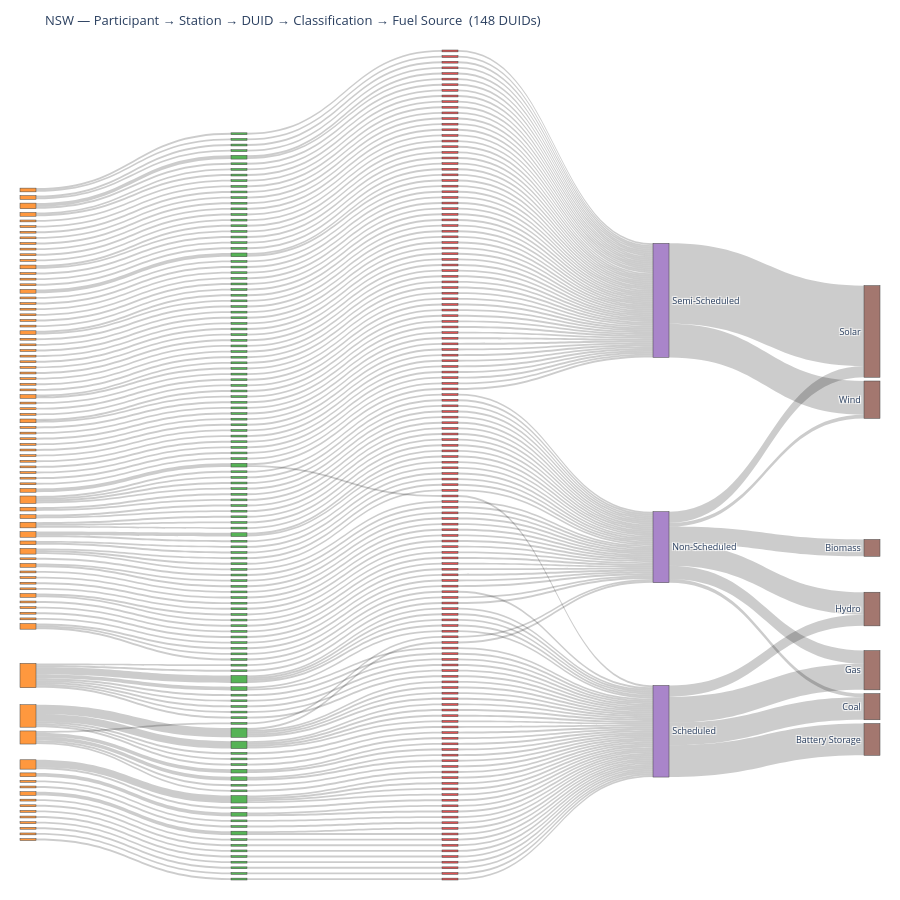
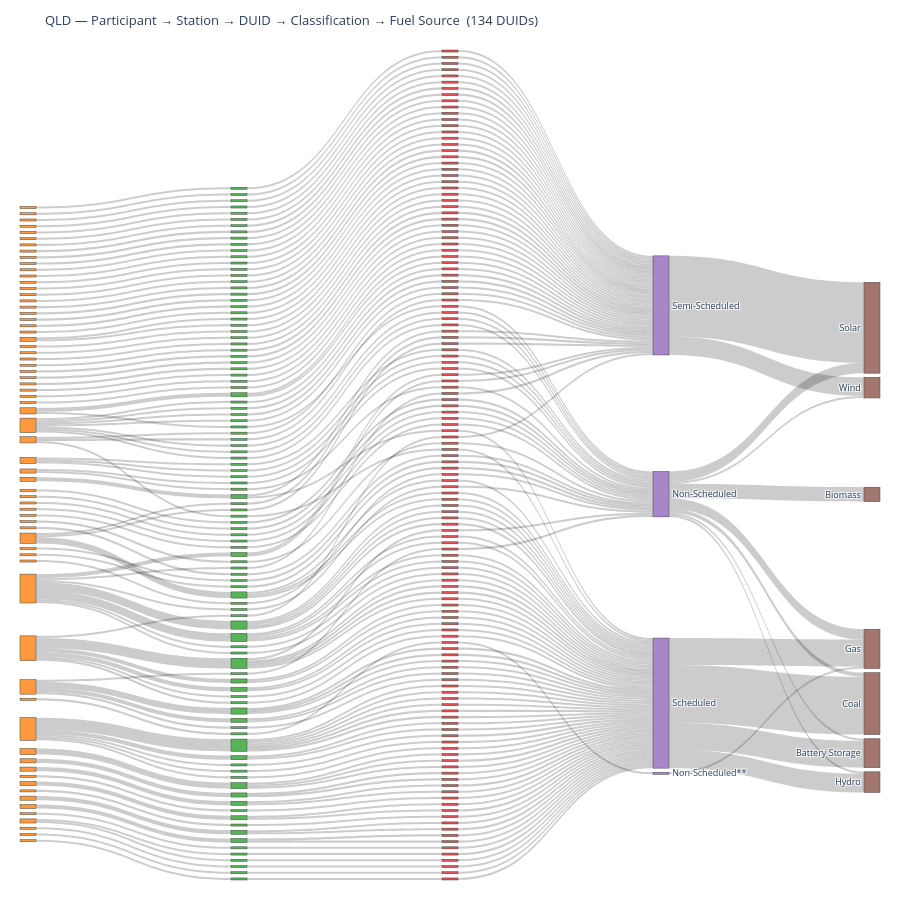
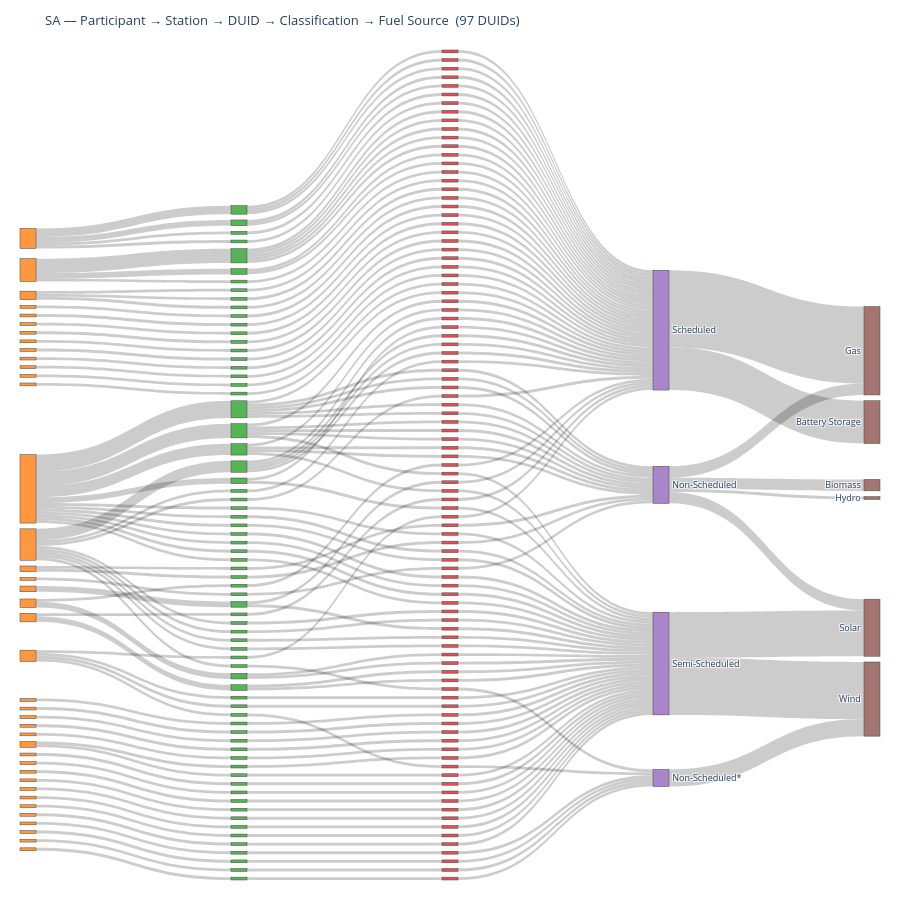
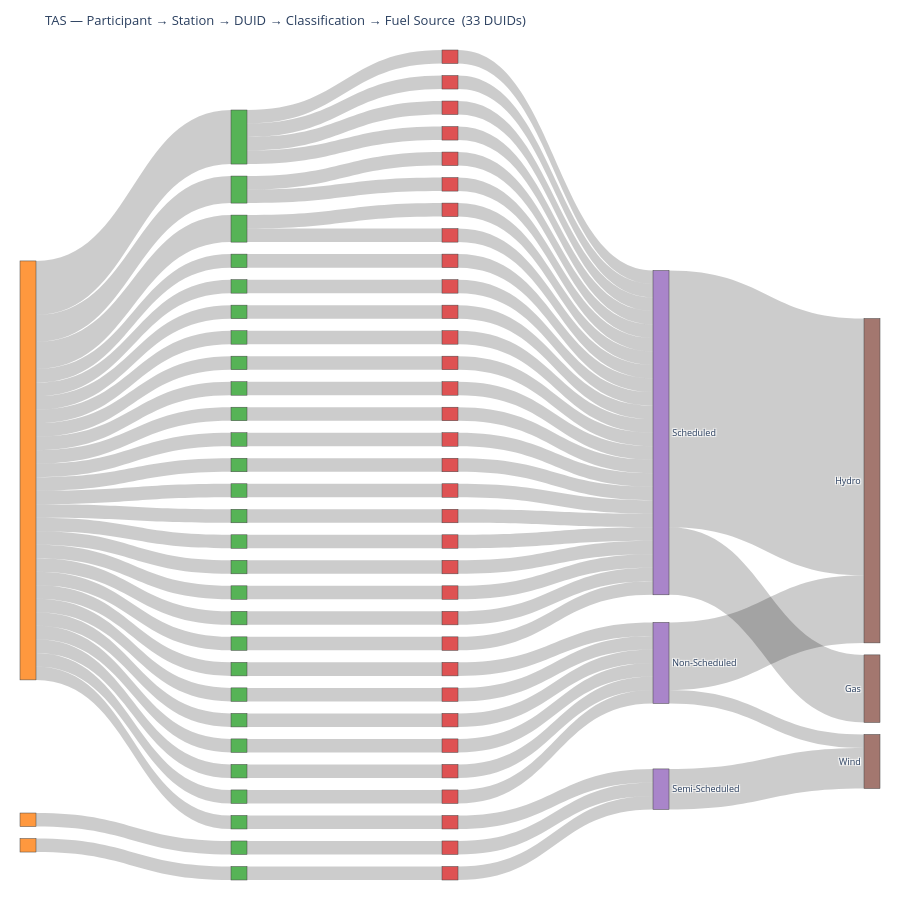

The notebook cell saved with these charts, in order:
### Code cell
import pandas as pd
import plotly.graph_objects as go
from plotly.subplots import make_subplots

df = pd.read_parquet("Processed_data/0_nem_duid_mapping.parquet")
df["Classification"]       = df["Classification"].astype(str).str.strip()
df["Station Name"]         = df["Station Name"].astype(str).str.strip()
df["Participant"]          = df["Participant"].astype(str).str.strip()
df["Fuel Source - Primary"] = df["Fuel Source - Primary"].astype(str).str.strip()

LEVEL_COLOURS = {
    "P": "rgba(255,127,14,0.8)",
    "S": "rgba(44,160,44,0.8)",
    "D": "rgba(214,39,40,0.8)",
    "C": "rgba(148,103,189,0.8)",
    "F": "rgba(140,86,75,0.8)",
}
HIDE_LABELS = {"P", "S", "D"}

REGIONS = sorted(df["Region"].dropna().unique())

def build_sankey(region_df):
    # Order participants by descending DUID count
    participant_order = (
        region_df.groupby("Participant")["DUID"]
        .nunique()
        .sort_values(ascending=False)
        .index.tolist()
    )
    participant_rank = {p: i for i, p in enumerate(participant_order)}

    levels = [
        ("Participant",          "P"),
        ("Station Name",         "S"),
        ("DUID",                 "D"),
        ("Classification",       "C"),
        ("Fuel Source - Primary","F"),
    ]

    # Build node list; sort Participant nodes by rank
    all_nodes = []
    for col, pfx in levels:
        if col == "Participant":
            vals = sorted(region_df[col].dropna().unique(), key=lambda v: participant_rank.get(v, 999))
        else:
            vals = region_df[col].dropna().unique()
        for v in vals:
            node = f"{pfx}:{v}"
            if node not in all_nodes:
                all_nodes.append(node)

    node_idx = {n: i for i, n in enumerate(all_nodes)}

    sources, targets, values = [], [], []
    for (col_a, pfx_a), (col_b, pfx_b) in zip(levels[:-1], levels[1:]):
        for (a, b), grp in region_df.groupby([col_a, col_b]):
            src = node_idx.get(f"{pfx_a}:{a}")
            tgt = node_idx.get(f"{pfx_b}:{b}")
            if src is not None and tgt is not None:
                sources.append(src)
                targets.append(tgt)
                values.append(len(grp))

    node_colours   = [LEVEL_COLOURS[n.split(":")[0]] for n in all_nodes]
    display_labels = ["" if n.split(":")[0] in HIDE_LABELS else n.split(":", 1)[1] for n in all_nodes]
    hover_labels   = [n.split(":", 1)[1] for n in all_nodes]

    return dict(
        node_colours=node_colours,
        display_labels=display_labels,
        hover_labels=hover_labels,
        sources=sources,
        targets=targets,
        values=values,
    )


for region in REGIONS:
    region_df = df[df["Region"] == region].copy()
    s = build_sankey(region_df)

    fig = go.Figure(go.Sankey(
        arrangement="snap",
        node=dict(
            pad=12,
            thickness=16,
            label=s["display_labels"],
            customdata=s["hover_labels"],
            color=s["node_colours"],
            hovertemplate="%{customdata}<br>Total flow: %{value}<extra></extra>",
        ),
        link=dict(
            source=s["sources"],
            target=s["targets"],
            value=s["values"],
        ),
    ))

    n_duids = region_df["DUID"].nunique()
    fig.update_layout(
        title_text=f"{region} — Participant → Station → DUID → Classification → Fuel Source  ({n_duids} DUIDs)",
        font_size=9,
        height=900,
        margin=dict(l=20, r=20, t=50, b=20),
    )
    fig.show()

### Figure 1 — Plotly figure (JSON) as saved in the notebook; plotly's stock layout.template omitted (floating-point values rounded to 4 significant figures; data arrays with more than 128 entries replaced by an {"elided": "..."} marker saying what was removed)
{"data": [{"arrangement": "snap", "link": {"source": {"elided": "434 int values"}, "target": {"elided": "434 int values"}, "value": {"elided": "434 int values"}}, "node": {"color": {"elided": "370 str values"}, "customdata": {"elided": "370 str values"}, "hovertemplate": "%{customdata}<br>Total flow: %{value}<extra></extra>", "label": {"elided": "370 str values"}, "pad": 12, "thickness": 16}, "type": "sankey"}], "layout": {"font": {"size": 9}, "height": 900, "margin": {"b": 20, "l": 20, "r": 20, "t": 50}, "title": {"text": "NSW — Participant → Station → DUID → Classification → Fuel Source  (148 DUIDs)"}}}

### Figure 2 — Plotly figure (JSON) as saved in the notebook; plotly's stock layout.template omitted (floating-point values rounded to 4 significant figures; data arrays with more than 128 entries replaced by an {"elided": "..."} marker saying what was removed)
{"data": [{"arrangement": "snap", "link": {"source": {"elided": "383 int values"}, "target": {"elided": "383 int values"}, "value": {"elided": "383 int values"}}, "node": {"color": {"elided": "313 str values"}, "customdata": {"elided": "313 str values"}, "hovertemplate": "%{customdata}<br>Total flow: %{value}<extra></extra>", "label": {"elided": "313 str values"}, "pad": 12, "thickness": 16}, "type": "sankey"}], "layout": {"font": {"size": 9}, "height": 900, "margin": {"b": 20, "l": 20, "r": 20, "t": 50}, "title": {"text": "QLD — Participant → Station → DUID → Classification → Fuel Source  (134 DUIDs)"}}}

### Figure 3 — Plotly figure (JSON) as saved in the notebook; plotly's stock layout.template omitted (floating-point values rounded to 4 significant figures; data arrays with more than 128 entries replaced by an {"elided": "..."} marker saying what was removed)
{"data": [{"arrangement": "snap", "link": {"source": {"elided": "273 int values"}, "target": {"elided": "273 int values"}, "value": {"elided": "273 int values"}}, "node": {"color": {"elided": "216 str values"}, "customdata": {"elided": "216 str values"}, "hovertemplate": "%{customdata}<br>Total flow: %{value}<extra></extra>", "label": {"elided": "216 str values"}, "pad": 12, "thickness": 16}, "type": "sankey"}], "layout": {"font": {"size": 9}, "height": 900, "margin": {"b": 20, "l": 20, "r": 20, "t": 50}, "title": {"text": "SA — Participant → Station → DUID → Classification → Fuel Source  (97 DUIDs)"}}}

### Figure 4 — Plotly figure (JSON) as saved in the notebook; plotly's stock layout.template omitted (floating-point values rounded to 4 significant figures)
{"data": [{"arrangement": "snap", "link": {"source": [1, 0, 0, 0, 0, 0, 0, 0, 0, 0, 0, 0, 0, 0, 0, 0, 0, 0, 0, 0, 0, 0, 0, 0, 0, 0, 0, 2, 3, 4, 4, 4, 4, 5, 6, 7, 8, 9, 10, 11, 12, 13, 14, 15, 16, 17, 18, 19, 20, 21, 21, 22, 22, 23, 24, 25, 26, 27, 28, 29, 30, 31, 32, 33, 34, 36, 39, 40, 38, 41, 42, 43, 44, 45, 47, 37, 46, 48, 49, 50, 51, 52, 53, 54, 55, 56, 57, 59, 60, 61, 62, 58, 35, 63, 65, 65, 64, 64, 66], "target": [13, 3, 4, 5, 6, 8, 9, 10, 11, 12, 14, 15, 16, 17, 18, 19, 20, 21, 22, 23, 24, 25, 26, 27, 28, 29, 30, 7, 31, 32, 33, 34, 35, 36, 37, 38, 39, 40, 41, 42, 43, 44, 45, 46, 47, 48, 49, 50, 51, 52, 53, 54, 55, 56, 57, 58, 59, 60, 61, 62, 63, 64, 64, 64, 64, 65, 64, 65, 66, 64, 64, 64, 66, 64, 64, 64, 64, 64, 64, 66, 65, 64, 64, 64, 64, 65, 65, 64, 64, 64, 64, 64, 64, 65, 67, 69, 68, 67, 69], "value": [1, 1, 4, 1, 1, 1, 1, 1, 1, 1, 1, 1, 1, 1, 1, 1, 1, 2, 2, 1, 1, 1, 1, 1, 1, 1, 1, 1, 1, 1, 1, 1, 1, 1, 1, 1, 1, 1, 1, 1, 1, 1, 1, 1, 1, 1, 1, 1, 1, 1, 1, 1, 1, 1, 1, 1, 1, 1, 1, 1, 1, 1, 1, 1, 1, 1, 1, 1, 1, 1, 1, 1, 1, 1, 1, 1, 1, 1, 1, 1, 1, 1, 1, 1, 1, 1, 1, 1, 1, 1, 1, 1, 1, 1, 5, 1, 5, 19, 3]}, "node": {"color": ["rgba(255,127,14,0.8)", "rgba(255,127,14,0.8)", "rgba(255,127,14,0.8)", "rgba(44,160,44,0.8)", "rgba(44,160,44,0.8)", "rgba(44,160,44,0.8)", "rgba(44,160,44,0.8)", "rgba(44,160,44,0.8)", "rgba(44,160,44,0.8)", "rgba(44,160,44,0.8)", "rgba(44,160,44,0.8)", "rgba(44,160,44,0.8)", "rgba(44,160,44,0.8)", "rgba(44,160,44,0.8)", "rgba(44,160,44,0.8)", "rgba(44,160,44,0.8)", "rgba(44,160,44,0.8)", "rgba(44,160,44,0.8)", "rgba(44,160,44,0.8)", "rgba(44,160,44,0.8)", "rgba(44,160,44,0.8)", "rgba(44,160,44,0.8)", "rgba(44,160,44,0.8)", "rgba(44,160,44,0.8)", "rgba(44,160,44,0.8)", "rgba(44,160,44,0.8)", "rgba(44,160,44,0.8)", "rgba(44,160,44,0.8)", "rgba(44,160,44,0.8)", "rgba(44,160,44,0.8)", "rgba(44,160,44,0.8)", "rgba(214,39,40,0.8)", "rgba(214,39,40,0.8)", "rgba(214,39,40,0.8)", "rgba(214,39,40,0.8)", "rgba(214,39,40,0.8)", "rgba(214,39,40,0.8)", "rgba(214,39,40,0.8)", "rgba(214,39,40,0.8)", "rgba(214,39,40,0.8)", "rgba(214,39,40,0.8)", "rgba(214,39,40,0.8)", "rgba(214,39,40,0.8)", "rgba(214,39,40,0.8)", "rgba(214,39,40,0.8)", "rgba(214,39,40,0.8)", "rgba(214,39,40,0.8)", "rgba(214,39,40,0.8)", "rgba(214,39,40,0.8)", "rgba(214,39,40,0.8)", "rgba(214,39,40,0.8)", "rgba(214,39,40,0.8)", "rgba(214,39,40,0.8)", "rgba(214,39,40,0.8)", "rgba(214,39,40,0.8)", "rgba(214,39,40,0.8)", "rgba(214,39,40,0.8)", "rgba(214,39,40,0.8)", "rgba(214,39,40,0.8)", "rgba(214,39,40,0.8)", "rgba(214,39,40,0.8)", "rgba(214,39,40,0.8)", "rgba(214,39,40,0.8)", "rgba(214,39,40,0.8)", "rgba(148,103,189,0.8)", "rgba(148,103,189,0.8)", "rgba(148,103,189,0.8)", "rgba(140,86,75,0.8)", "rgba(140,86,75,0.8)", "rgba(140,86,75,0.8)"], "customdata": ["Hydro-Electric Corporation", "Granville Harbour Operations Pty Ltd as The Trustee for Granville Harbour Operations Trust", "Wild Cattle Hill Pty Ltd", "Bastyan Power Station", "Bell Bay Three Power Station", "Butlers Gorge Power Station", "Catagunya / Liapootah / Wayatinah Power Station", "Cattle Hill Wind Farm", "Cethana Power Station", "Cluny Power Station", "Devils Gate Power Station", "Fisher Power Station", "Gordon Power Station", "Granville Harbour Wind Farm", "John Butters Power Station", "Lake Echo Power Station", "Lemonthyme / Wilmot Power Station", "Mackintosh Power Station", "Meadowbank Power Station", "Musselroe Wind Farm", "Paloona Power Station", "Poatina Power Station", "Reece Power Station", "Repulse Power Station", "Rowallan Power Station", "Tamar Valley Combined Cycle Power Station", "Tarraleah Power Station", "Trevallyn Power Station", "Tribute Power Station", "Tungatinah Power Station", "Woolnorth Studland Bay / Bluff Point Wind Farm", "BASTYAN", "BBTHREE1", "BBTHREE2", "BBTHREE3", "TVPP104", "BUTLERSG", "LI_WY_CA", "CTHLWF1", "CETHANA", "CLUNY", "DEVILS_G", "FISHER", "GORDON", "GRANWF1", "JBUTTERS", "LK_ECHO", "LEM_WIL", "MACKNTSH", "MEADOWBK", "MUSSELR1", "PALOONA", "POAT110", "POAT220", "REECE1", "REECE2", "REPULSE", "ROWALLAN", "TVCC201", "TARRALEA", "TREVALLN", "TRIBUTE", "TUNGATIN", "WOOLNTH1", "Scheduled", "Non-Scheduled", "Semi-Scheduled", "Hydro", "Gas", "Wind"], "hovertemplate": "%{customdata}<br>Total flow: %{value}<extra></extra>", "label": ["", "", "", "", "", "", "", "", "", "", "", "", "", "", "", "", "", "", "", "", "", "", "", "", "", "", "", "", "", "", "", "", "", "", "", "", "", "", "", "", "", "", "", "", "", "", "", "", "", "", "", "", "", "", "", "", "", "", "", "", "", "", "", "", "Scheduled", "Non-Scheduled", "Semi-Scheduled", "Hydro", "Gas", "Wind"], "pad": 12, "thickness": 16}, "type": "sankey"}], "layout": {"font": {"size": 9}, "height": 900, "margin": {"b": 20, "l": 20, "r": 20, "t": 50}, "title": {"text": "TAS — Participant → Station → DUID → Classification → Fuel Source  (33 DUIDs)"}}}
